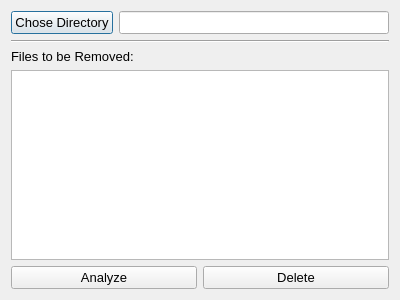
<?xml version="1.0" encoding="UTF-8"?>
<ui version="4.0">
 <class>MainWindow</class>
 <widget class="QDialog" name="MainWindow">
  <property name="geometry">
   <rect>
    <x>0</x>
    <y>0</y>
    <width>400</width>
    <height>300</height>
   </rect>
  </property>
  <property name="minimumSize">
   <size>
    <width>300</width>
    <height>150</height>
   </size>
  </property>
  <property name="windowTitle">
   <string>Duplicate Remover</string>
  </property>
  <layout class="QVBoxLayout" name="verticalLayout">
   <item>
    <layout class="QHBoxLayout" name="horizontalLayout">
     <item>
      <widget class="QPushButton" name="browse_btn">
       <property name="font">
        <font>
         <pointsize>10</pointsize>
        </font>
       </property>
       <property name="text">
        <string>Chose Directory</string>
       </property>
      </widget>
     </item>
     <item>
      <widget class="QLineEdit" name="dir_name">
       <property name="font">
        <font>
         <pointsize>10</pointsize>
        </font>
       </property>
      </widget>
     </item>
    </layout>
   </item>
   <item>
    <widget class="Line" name="line">
     <property name="orientation">
      <enum>Qt::Horizontal</enum>
     </property>
    </widget>
   </item>
   <item>
    <widget class="QLabel" name="label">
     <property name="font">
      <font>
       <pointsize>10</pointsize>
      </font>
     </property>
     <property name="text">
      <string>Files to be Removed:</string>
     </property>
    </widget>
   </item>
   <item>
    <widget class="QListWidget" name="listWidget">
     <property name="minimumSize">
      <size>
       <width>0</width>
       <height>0</height>
      </size>
     </property>
    </widget>
   </item>
   <item>
    <layout class="QHBoxLayout" name="horizontalLayout_2">
     <item>
      <widget class="QPushButton" name="analyze_btn">
       <property name="font">
        <font>
         <pointsize>10</pointsize>
        </font>
       </property>
       <property name="text">
        <string>Analyze</string>
       </property>
      </widget>
     </item>
     <item>
      <widget class="QPushButton" name="delete_btn">
       <property name="font">
        <font>
         <pointsize>10</pointsize>
        </font>
       </property>
       <property name="text">
        <string>Delete</string>
       </property>
      </widget>
     </item>
    </layout>
   </item>
  </layout>
 </widget>
 <resources/>
 <connections/>
</ui>
